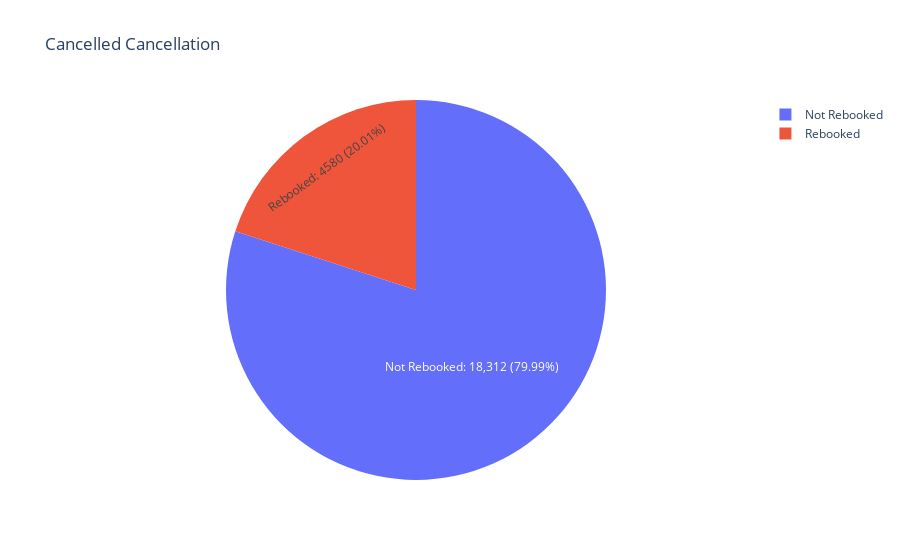

Notebook code for this chart:
### Markdown cell above
### This pattren show that most of the patients, who cancel their appointment once more likely to face similar issues resulting in a lower probablity of attending even after re-booking.

### Code cell
column_used = "appointment_status"

apt_status = cancelled_appointments['appointment_status'].value_counts()

fig = px.pie(values=apt_status.values, names=apt_status.index, title='Cancelled Cancellation',
             labels={'labels':'Appointment Status', 'values':'Cancelled Appointments'})
fig.update_traces(textinfo='label+percent', hoverinfo='label+value+percent', 
                  texttemplate='%{label}: %{value} (%{percent:.2%})')
fig.show()

### Figure 1 — Plotly figure (JSON) as saved in the notebook; plotly's stock layout.template omitted (floating-point values rounded to 4 significant figures)
{"data": [{"domain": {"x": [0, 1], "y": [0, 1]}, "hoverinfo": "label+value+percent", "hovertemplate": "label=%{label}<br>Cancelled Appointments=%{value}<extra></extra>", "labels": ["Not Rebooked", "Rebooked"], "legendgroup": "", "name": "", "showlegend": true, "textinfo": "label+percent", "texttemplate": "%{label}: %{value} (%{percent:.2%})", "type": "pie", "values": [18312, 4580]}], "layout": {"legend": {"tracegroupgap": 0}, "title": {"text": "Cancelled Cancellation"}}}
